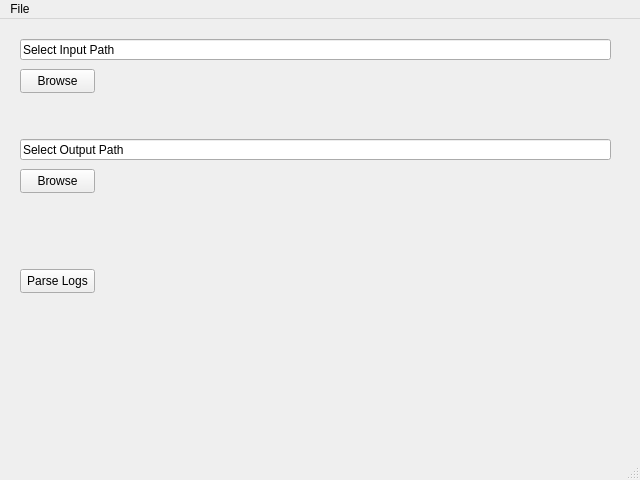
<?xml version="1.0" encoding="UTF-8"?>
<ui version="4.0">
 <class>MainWindow</class>
 <widget class="QMainWindow" name="MainWindow">
  <property name="geometry">
   <rect>
    <x>0</x>
    <y>0</y>
    <width>640</width>
    <height>480</height>
   </rect>
  </property>
  <property name="minimumSize">
   <size>
    <width>640</width>
    <height>480</height>
   </size>
  </property>
  <property name="maximumSize">
   <size>
    <width>640</width>
    <height>480</height>
   </size>
  </property>
  <property name="windowTitle">
   <string>Amazon Dropbox Log Parser</string>
  </property>
  <widget class="QWidget" name="centralwidget">
   <widget class="QPushButton" name="input_Browse">
    <property name="geometry">
     <rect>
      <x>20</x>
      <y>50</y>
      <width>75</width>
      <height>24</height>
     </rect>
    </property>
    <property name="text">
     <string>Browse</string>
    </property>
   </widget>
   <widget class="QPushButton" name="log_Parse">
    <property name="geometry">
     <rect>
      <x>20</x>
      <y>250</y>
      <width>75</width>
      <height>24</height>
     </rect>
    </property>
    <property name="text">
     <string>Parse Logs</string>
    </property>
   </widget>
   <widget class="QLineEdit" name="input_Path">
    <property name="geometry">
     <rect>
      <x>20</x>
      <y>20</y>
      <width>591</width>
      <height>21</height>
     </rect>
    </property>
    <property name="text">
     <string>Select Input Path</string>
    </property>
   </widget>
   <widget class="QLineEdit" name="output_Path">
    <property name="geometry">
     <rect>
      <x>20</x>
      <y>120</y>
      <width>591</width>
      <height>21</height>
     </rect>
    </property>
    <property name="text">
     <string>Select Output Path</string>
    </property>
   </widget>
   <widget class="QPushButton" name="output_Browse">
    <property name="geometry">
     <rect>
      <x>20</x>
      <y>150</y>
      <width>75</width>
      <height>24</height>
     </rect>
    </property>
    <property name="text">
     <string>Browse</string>
    </property>
   </widget>
  </widget>
  <widget class="QMenuBar" name="menubar">
   <property name="geometry">
    <rect>
     <x>0</x>
     <y>0</y>
     <width>640</width>
     <height>22</height>
    </rect>
   </property>
   <widget class="QMenu" name="menuFile">
    <property name="title">
     <string>File</string>
    </property>
    <addaction name="actionClose"/>
   </widget>
   <addaction name="menuFile"/>
  </widget>
  <widget class="QStatusBar" name="statusbar"/>
  <action name="actionClose">
   <property name="text">
    <string>Close</string>
   </property>
  </action>
 </widget>
 <resources/>
 <connections/>
</ui>
